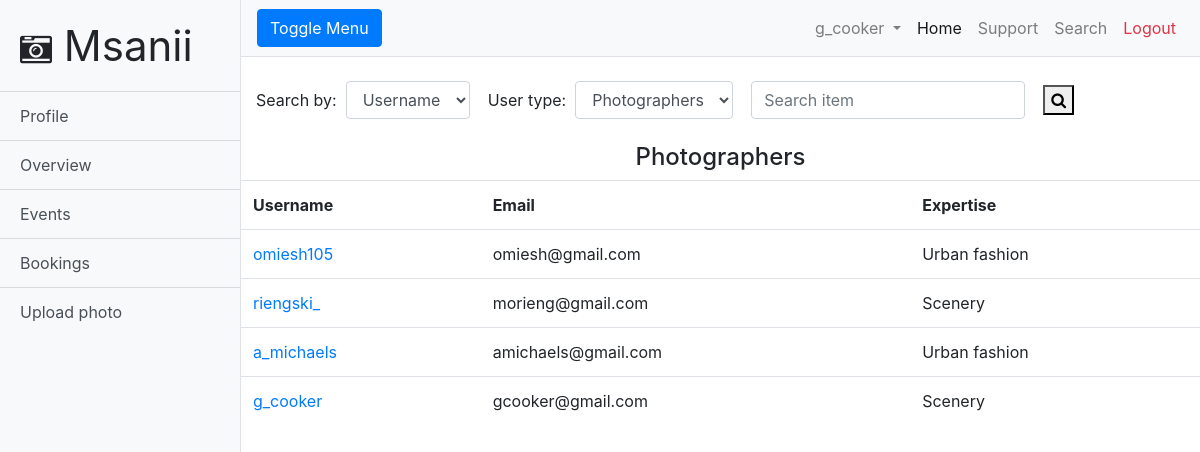
/search.php (signed in), run on the app's committed database.
### tables this page shows
CREATE TABLE `photographers` (
  `photographer_id` int(11) NOT NULL,
  `first_name` text NOT NULL,
  `last_name` text NOT NULL,
  `username` text NOT NULL,
  `email` varchar(40) NOT NULL,
  `expertise` text NOT NULL,
  `bio` text NOT NULL,
  `password` text NOT NULL,
  `verified` text NOT NULL
);

### search.php (the view, shortened to what this page needs)
<!DOCTYPE html>
<html lang="en">
<head>
  <link href="vendor/bootstrap/css/bootstrap.min.css" rel="stylesheet">
  <link href="css/simple-sidebar.css" rel="stylesheet">
  <link rel="stylesheet" href="https://cdnjs.cloudflare.com/ajax/libs/font-awesome/4.7.0/css/font-awesome.min.css">
</head>
<body>
  <div class="d-flex" id="wrapper">
    <div class="bg-light border-right" id="sidebar-wrapper">
      <div class="sidebar-heading" style="font-size: 42px">
        <i class="fa fa-camera-retro" style="font-size: 32px"></i>&nbsp;Msanii
      </div>
      <div class="list-group list-group-flush">
        <a href="profile.php" class="list-group-item list-group-item-action bg-light">Profile</a>
        <a href="admin/dashboard.php" class="list-group-item list-group-item-action bg-light">Overview</a>
        <a href="events.php" class="list-group-item list-group-item-action bg-light">Events</a>
        <a href="booking.php" class="list-group-item list-group-item-action bg-light">Bookings</a>
        <a href="uploadPhoto.php" class="list-group-item list-group-item-action bg-light">Upload photo</a>
      </div>
    </div>
    <div id="page-content-wrapper">
      <nav class="navbar navbar-expand-lg navbar-light bg-light border-bottom">
        <button class="btn btn-primary" id="menu-toggle">Toggle Menu</button>
        <div class="collapse navbar-collapse" id="navbarSupportedContent">
          <ul class="navbar-nav ml-auto mt-2 mt-lg-0">
            <?php if (isset($_SESSION["username"])): ?>
            <li class="nav-item dropdown">
              <a class="nav-link dropdown-toggle" href="#" id="navbarDropdown" role="button" data-toggle="dropdown" aria-haspopup="true" aria-expanded="false">
                <?php echo $_SESSION["username"]; ?>
              </a>
            </li>
            <?php endif; ?>
            <li class="nav-item active">
              <a class="nav-link" href="index.php">Home<span class="sr-only">(current)</span></a>
            </li>
            <li class="nav-item">
              <a class="nav-link" href="#">Support</a>
            </li>
            <li class="nav-item">
              <a class="nav-link" href="search.php">Search</a>
            </li>
            <li class="nav-item">
              <a class="nav-link text-danger" href="logout.php">Logout</a>
            </li>
          </ul>
        </div>
      </nav>
      <div class="container-fluid" style="text-align: center"><br>
        <form action="search.php" method="POST" enctype="multipart/form" class="form-inline">
          <label>Search by:&nbsp;&nbsp;</label>
          <select name="searchType" class="form-control">
            <option value="username">Username</option>
          </select>&nbsp;&nbsp;&nbsp;&nbsp;
          <label for="userType">User type:&nbsp;&nbsp;</label>
          <select name="userType" class="form-control">
            <option value="photographers">Photographers</option>
          </select>&nbsp;&nbsp;&nbsp;&nbsp;
          <input type="text" name="search_name" placeholder="Search item" width="600px" class="form-control">
          <button type="submit"><i class="fa fa-search"></i></button>
        </form>
        <br>
      </div>
    <?php
      require 'connect.php';
        if (isset($table) && $table == "location") {
          if ($username1 != "") {
            $sql = "SELECT * FROM location WHERE (location_name = '$username')";
          }else{
            $sql = "SELECT * FROM location";
          }
          $result = $conn -> query($sql);
          if ($result -> num_rows > 0) {
            echo "<div class=\"row\">";
            while ($row = $result -> fetch_assoc()) {
              echo "<div class=\"col-md-6\">";
              echo "<a href=\"location.php?id=".$row["location_id"]."\"><img class=\"img-thumbnail img-responsive\" style=\"width:500px; height:360px;\" id=\"hover-img\" src=\"locationImages/".$row["image_name"]."\"></a><br>";
              echo "<div class=\"carousel-caption\">".$row["location_name"]."</div>";
              echo "<b id=\"locName\">".$row["location_name"]."</b>";
              echo "</div>";
            }
            echo "</div>";
          }
          else{
            echo "<h5 style=\"text-align:center;\">No result</h5>";
          }
        }
        else{
          echo "<h4 style=\"text-align:center;\">Photographers</h4>";
          $sql = "SELECT * FROM photographers";
          $result = $conn -> query($sql);
          if ($result -> num_rows > 0) {
            echo "<table class=\"table\">";
            echo "<tr>";
            echo "<th>Username</th>";
            echo "<th>Email</th>";
            echo "<th>Expertise</th>";
            echo "</tr>";
            while ($row = $result -> fetch_assoc()) {
              echo "<tr>";
              echo "<td> <a href= \"photographers.php?id=".$row["photographer_id"]."&&userType=photographers\">".$row["username"]."</a></td>";
              echo "<td>".$row["email"]."</td>";
              echo "<td>".$row["expertise"]."</td>";
              echo "</tr>";
            };
            echo "</table>";
          }
        }
     ?>
  </div>
</body>
</html>

### css/simple-sidebar.css (style rules this page uses)
body { overflow-x: hidden; }
#sidebar-wrapper { min-height: 100vh; margin-left: -15rem; -webkit-transition: margin .25s ease-out; -moz-transition: margin .25s ease-out; -o-transition: margin .25s ease-out; transition: margin .25s ease-out; }
#sidebar-wrapper .sidebar-heading { padding: 0.875rem 1.25rem; font-size: 1.2rem; }
#sidebar-wrapper .list-group { width: 15rem; }
#page-content-wrapper { min-width: 100vw; }
@media (min-width: 768px) { #sidebar-wrapper { margin-left: 0; } }
@media (min-width: 768px) { #page-content-wrapper { min-width: 0; width: 100%; } }

### data on the page
photographers: username "omiesh105", email "omiesh@gmail.com", expertise "Urban fashion"
photographers: username "riengski_", email "morieng@gmail.com", expertise "Scenery"
photographers: username "a_michaels", email "amichaels@gmail.com", expertise "Urban fashion"
photographers: username "g_cooker", email "gcooker@gmail.com", expertise "Scenery"

### other printed values
$_SESSION["username"] "g_cooker"
